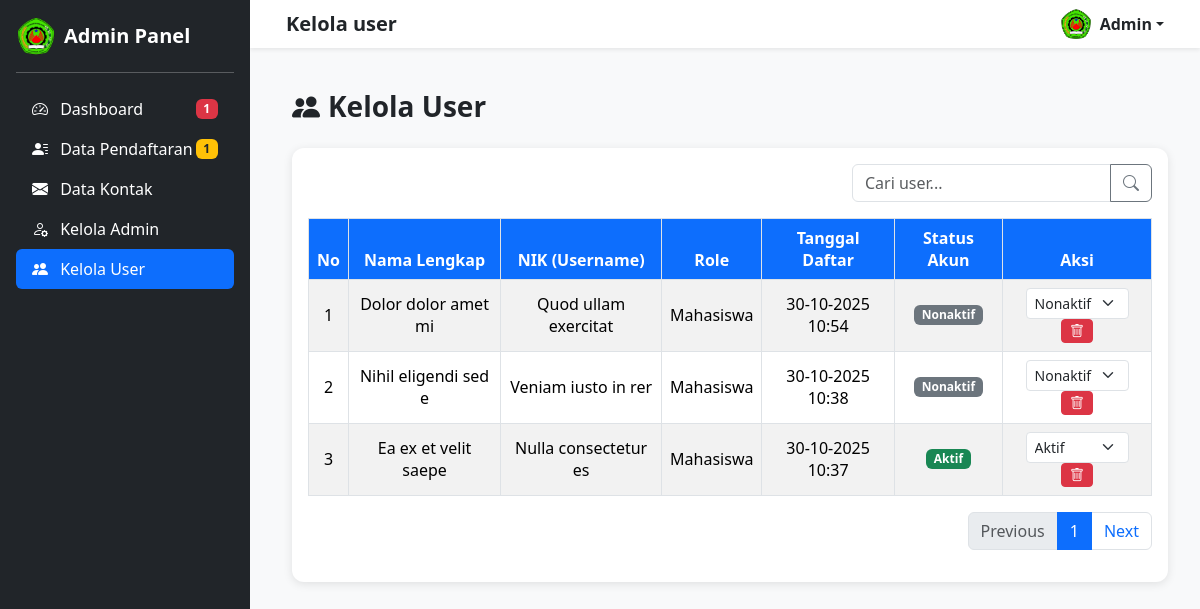
Before: /kelola_user.php with the older database file.
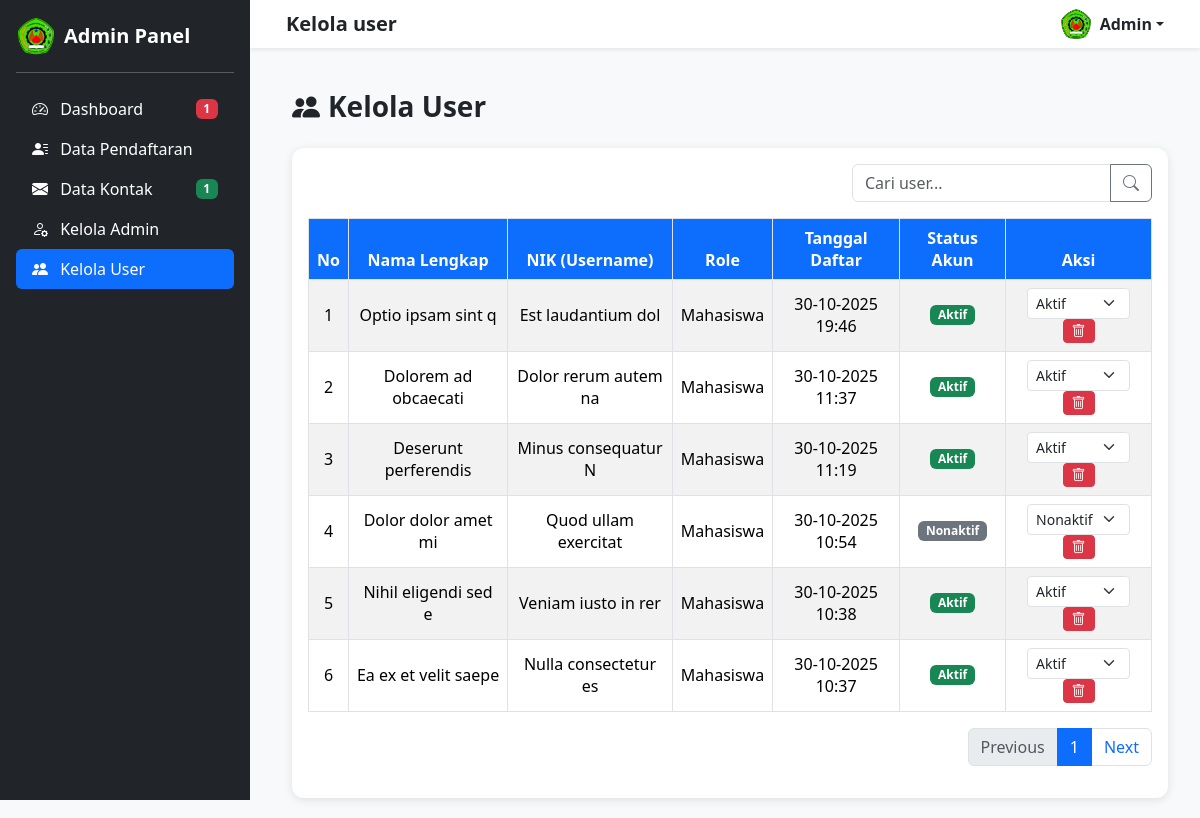
After: the same page with the newer database file.
### tables this page shows
CREATE TABLE `tb_user` (
  `id_user` int(11) NOT NULL,
  `nama_lengkap` varchar(100) DEFAULT NULL,
  `username` varchar(50) DEFAULT NULL,
  `password` varchar(255) DEFAULT NULL,
  `role` enum('mahasiswa','admin') DEFAULT 'mahasiswa',
  `status_akun` enum('aktif','nonaktif') DEFAULT 'nonaktif',
  `tanggal_daftar` datetime DEFAULT current_timestamp()
);

### kelola_user.php (the view, shortened to what this page needs)
<?php
include 'sidebar_admin.php';
include 'koneksi.php';
?>
<!DOCTYPE html>
<html lang="id">
<head>
    <link href="https://cdn.jsdelivr.net/npm/bootstrap@5.3.2/dist/css/bootstrap.min.css" rel="stylesheet">
    <link href="https://cdn.jsdelivr.net/npm/bootstrap-icons@1.11.1/font/bootstrap-icons.css" rel="stylesheet">
</head>
<body>
<div class="content">
    <div class="container-fluid">
        <h3 class="fw-bold mb-4"><i class="bi bi-people-fill me-2"></i>Kelola User</h3>
        <div class="card">
            <div class="card-body">
                <div class="d-flex justify-content-end mb-3">
                    <div class="input-group" style="max-width: 300px;">
                        <input type="text" class="form-control" placeholder="Cari user...">
                        <button class="btn btn-outline-secondary"><i class="bi bi-search"></i></button>
                    </div>
                </div>
                <div class="table-responsive">
                    <table class="table table-bordered table-striped align-middle">
                        <thead>
                            <tr>
                                <th>No</th>
                                <th>Nama Lengkap</th>
                                <th>NIK (Username)</th>
                                <th>Role</th>
                                <th>Tanggal Daftar</th>
                                <th>Status Akun</th>
                                <th>Aksi</th>
                            </tr>
                        </thead>
                        <tbody>
                            <?php
                            $no = 1;
                            $query = mysqli_query($conn, "SELECT * FROM tb_user ORDER BY id_user DESC");
                            if (mysqli_num_rows($query) > 0) {
                                while ($row = mysqli_fetch_assoc($query)) {
                                    $badgeClass = ($row['status_akun'] == 'aktif') ? 'bg-success' : 'bg-secondary';
                            ?>
                            <tr>
                                <td><?= $no++; ?></td>
                                <td><?= htmlspecialchars($row['nama_lengkap']); ?></td>
                                <td><?= htmlspecialchars($row['username']); ?></td>
                                <td><?= ucfirst($row['role']); ?></td>
                                <td><?= date('d-m-Y H:i', strtotime($row['tanggal_daftar'])); ?></td>
                                <td><span class="badge <?= $badgeClass; ?>"><?= ucfirst($row['status_akun']); ?></span></td>
                                <td>
                                    <form action="registrasi/update_status_user.php" method="POST" class="d-inline">
                                        <select name="status_akun" class="form-select form-select-sm d-inline w-auto" onchange="this.form.submit()">
                                            <option value="aktif" <?= ($row['status_akun'] == 'aktif') ? 'selected' : ''; ?>>Aktif</option>
                                            <option value="nonaktif" <?= ($row['status_akun'] == 'nonaktif') ? 'selected' : ''; ?>>Nonaktif</option>
                                        </select>
                                    </form>
                                    <a href="hapus_user.php?id=<?= $row['id_user']; ?>" class="btn btn-sm btn-danger" onclick="return confirm('Yakin ingin menghapus user ini?');"><i class="bi bi-trash"></i></a>
                                </td>
                            </tr>
                            <?php
                                }
                            } else {
                                echo "<tr><td colspan='7' class='text-center text-muted'>Belum ada user terdaftar.</td></tr>";
                            }
                            ?>
                        </tbody>
                    </table>
                </div>
                <nav aria-label="Page navigation example">
                    <ul class="pagination justify-content-end">
                        <li class="page-item disabled"><a class="page-link">Previous</a></li>
                        <li class="page-item active"><a class="page-link" href="#">1</a></li>
                        <li class="page-item"><a class="page-link" href="#">Next</a></li>
                    </ul>
                </nav>
            </div>
        </div>
    </div>
</div>
</body>
</html>

### sidebar_admin.php (shortened to what this page needs)
<?php
include 'koneksi.php';
$jumlah_pendaftaran_pending = mysqli_fetch_assoc(mysqli_query(
    $conn,
    "SELECT COUNT(*) AS total FROM tb_pendaftaran WHERE status_pendaftaran = 'Pending'"
))['total'];
$jumlah_pesan_baru = mysqli_fetch_assoc(mysqli_query(
    $conn,
    "SELECT COUNT(*) AS total FROM kontak"
))['total'];
$total_notif = $jumlah_pendaftaran_pending + $jumlah_pesan_baru;
?>
<nav class="navbar navbar-expand-lg navbar-light bg-white shadow-sm fixed-top px-4">
    <div class="container-fluid">
        <?php
        $current_page = basename($_SERVER['PHP_SELF'], ".php");
        $page_titles = [
            'dashboard_admin' => 'Dashboard Admin',
            'data_pendaftaran' => 'Data Pendaftaran',
            'kelola_galeri' => 'Kelola Galeri',
            'kelola_pengasuh' => 'Kelola Pengasuh',
            'kelola_tentang_kami' => 'Kelola Tentang Kami',
            'kelola_kontak' => 'Kelola Kontak',
        ];
        $page_title = $page_titles[$current_page] ?? ucfirst(str_replace('_', ' ', $current_page));
        ?>
        <h5 class="fw-bold mb-0"><?= htmlspecialchars($page_title) ?></h5>
        <div class="dropdown ms-auto">
            <a href="#" class="d-flex align-items-center text-dark text-decoration-none dropdown-toggle"
                id="dropdownUser" data-bs-toggle="dropdown" aria-expanded="false">
                <img src="img/logo.png" alt="" width="32" height="32" class="rounded-circle me-2">
                <strong>Admin</strong>
            </a>
        </div>
    </div>
</nav>
<?php
$current_page = basename($_SERVER['PHP_SELF']);
?>
<div class="sidebar bg-dark text-white p-3" id="sidebar">
    <a href="dashboard_admin.php" class="d-flex align-items-center mb-3 text-white text-decoration-none">
        <img src="img/logo.png" alt="Logo" width="40" class="me-2">
        <span class="fs-5 fw-bold">Admin Panel</span>
    </a>
    <hr>
    <ul class="nav nav-pills flex-column mb-auto" id="sidebarMenu">
        <li>
            <a href="dashboard_admin.php"
                class="nav-link text-white d-flex justify-content-between align-items-center <?php echo ($current_page == 'dashboard_admin.php') ? 'active' : ''; ?>">
                <span><i class="bi bi-speedometer2 me-2"></i> Dashboard</span>
                <?php if ($total_notif > 0): ?>
                    <span class="badge bg-danger"><?= $total_notif; ?></span>
                <?php endif; ?>
            </a>
        </li>
        <li>
            <a href="data_pendaftaran.php"
                class="nav-link text-white d-flex justify-content-between align-items-center <?php echo ($current_page == 'data_pendaftaran.php') ? 'active' : ''; ?>">
                <span><i class="bi bi-person-lines-fill me-2"></i> Data Pendaftaran</span>
                <?php if ($jumlah_pendaftaran_pending > 0): ?>
                    <span class="badge bg-warning text-dark"><?= $jumlah_pendaftaran_pending; ?></span>
                <?php endif; ?>
            </a>
        </li>
        <li>
            <a href="data_kontak.php"
                class="nav-link text-white d-flex justify-content-between align-items-center <?php echo ($current_page == 'data_kontak.php') ? 'active' : ''; ?>">
                <span><i class="bi bi-envelope-fill me-2"></i> Data Kontak</span>
                <?php if ($jumlah_pesan_baru > 0): ?>
                    <span class="badge bg-success"><?= $jumlah_pesan_baru; ?></span>
                <?php endif; ?>
            </a>
        </li>
        <li>
            <a href="kelola_admin.php"
                class="nav-link text-white <?php echo ($current_page == 'kelola_admin.php') ? 'active' : ''; ?>">
                <i class="bi bi-person-gear me-2"></i> Kelola Admin
            </a>
        </li>
        <li>
            <a href="kelola_user.php"
                class="nav-link text-white <?php echo ($current_page == 'kelola_user.php') ? 'active' : ''; ?>">
                <i class="bi bi-people-fill me-2"></i> Kelola User
            </a>
        </li>
    </ul>
</div>

### sidebar_admin.php (style rules this page uses)
.sidebar { z-index: 1040; }
@media (min-width: 992px) { .navbar { margin-left: 250px; width: calc(100% - 250px); transition: all 0.3s ease; } }
.sidebar { width: 250px; min-height: 100vh; position: fixed; top: 0; left: 0; padding-top: 70px; transition: all 0.3s ease; z-index: 1040; }
.nav-link.active { background-color: #0d6efd !important; border-radius: 8px; }

### kelola_user.php (style rules this page uses)
body { background-color: #f8f9fa; }
.content { margin-left: 260px; padding: 90px 20px 20px 20px; }
.card { border: none; box-shadow: 0px 2px 10px rgba(0, 0, 0, 0.1); border-radius: 12px; }
.table th { background-color: #0d6efd; color: #fff; text-align: center; }
.table td { text-align: center; vertical-align: middle; }

Changed rows visible on the page:
added tb_user: nama_lengkap "Optio ipsam sint q", username "Est laudantium dol", role "Mahasiswa", tanggal_daftar "30-10-2025 19:46", status_akun "Aktif"
added tb_user: nama_lengkap "Dolorem ad obcaecati", username "Dolor rerum autem na", role "Mahasiswa", tanggal_daftar "30-10-2025 11:37", status_akun "Aktif"
added tb_user: nama_lengkap "Deserunt perferendis", username "Minus consequatur N", role "Mahasiswa", tanggal_daftar "30-10-2025 11:19", status_akun "Aktif"
changed tb_user "Nihil eligendi sed e": status_akun "Nonaktif" → "Aktif"
Other visible differences:
$jumlah_pesan_baru: (not shown) → "1"
$jumlah_pendaftaran_pending: "1" → (not shown)
